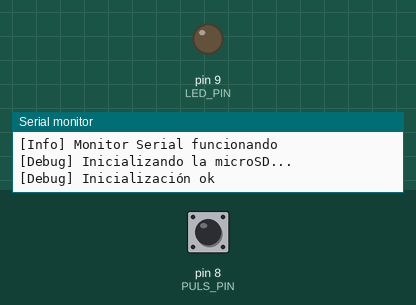
Recording of a sketch running on a simulated Arduino Uno, built with avr-gcc and run on an emulated ATmega328P. On the bench: output pins drawn as LEDs (lit = HIGH), the last lines printed to the serial monitor. Inputs (shaded band) come from the test bench; at power-on: pin 8 (PULS_PIN) LOW. Storage starts empty.

Above: at 1.2 s.
1.3 s: pin 8 (PULS_PIN) pulled HIGH for 0.15 s
At 2.4 s:
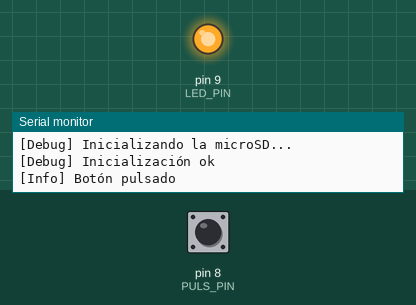
2.9 s: pin 8 (PULS_PIN) pulled HIGH for 1 s
At 4.9 s:
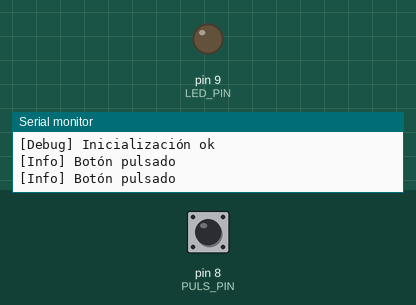
5.4 s: pin 8 (PULS_PIN) pulled HIGH for 3.2 s
At 9.6 s:
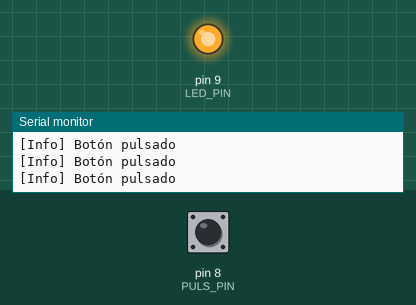
Timing chart, 0 to 11.1 s (numbered marks = the images above; inputs shaded):
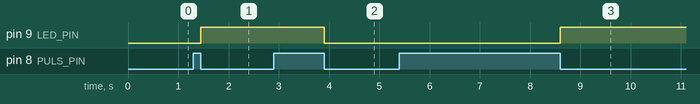

Measured:
- after the input at 1.3 s, pin 9 (LED_PIN): LOW → HIGH after 0.15 s
- after the input at 2.9 s, pin 9 (LED_PIN): HIGH → LOW after 1.0 s
- after the input at 5.4 s, pin 9 (LED_PIN): LOW → HIGH after 3.2 s

The sketch:

1_prueba_HW.ino
```cpp
// Pines:
// -     MISO - pin 14
// -     MOSI - pin 16
// -      CLK - pin 15
// -       CS - pin 10
// -      LED - pin 9
// - Pulsador - pin 8

#include <SPI.h>
#include <SD.h>

File root;

const byte CS_PIN = 10;
const byte LED_PIN = 9;
const byte PULS_PIN = 8;

bool ledStatus = false;

void setup()
{
  Serial.begin(9600);
  // Como tiene usb nativo, es necesario esperar hasta que esté el serial listo
  while (!Serial)
    ;

  Serial.println("[Info] Monitor Serial funcionando");
  pinMode(LED_PIN, OUTPUT);
  pinMode(PULS_PIN, INPUT);

  testMicroSD();
}

void loop()
{
  if (pulsado(PULS_PIN))
  {
    Serial.println("[Info] Botón pulsado");

    ledStatus = !ledStatus;
    digitalWrite(LED_PIN, ledStatus);
  }
}

bool pulsado(byte pin)
{
  if (digitalRead(pin))
  {
    // pulsado, esperar a que se estabilice
    while (digitalRead(pin))
    {
      delay(50);
    }

    // Cuando llegue aquí, significa que se soltó el pulsador
    // y por lo tanto, se considera un click válido
    return true;
  }

  return false;
}

void testMicroSD()
{
  Serial.println("[Debug] Inicializando la microSD...");
  if (!SD.begin(CS_PIN))
  {
    Serial.println("[Error] No se pudo inicializar!");
  }
  else
  {
    Serial.println("[Debug] Inicialización ok");
    root = SD.open("/");
    leerContenidoMicroSD(root, 0);
  }
}

void leerContenidoMicroSD(File dir, int numEspacios) {
  while (true) {

    File archivo = dir.openNextFile();
    if (!archivo) {
      // no hay más archivos
      break;
    }

    for (int i = 0; i < numEspacios; i++) {
      Serial.print(" ");
    }

    Serial.println(archivo.name());

    if (archivo.isDirectory()) {
      // si es un directorio, imprimir sus archivos
      leerContenidoMicroSD(archivo, numEspacios + 2);
    }

    archivo.close();
  }
}
```
